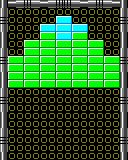

A level layout from a 2D game, rendered from its tile map. Below: a short description, then the map file with its tile-grid data intact:
An orthogonal 16x20 tile map with 8x8 px tiles, 3 tile layers (Background, Frame, Bricks), 3 tilesets.

<map version="1.4" tiledversion="1.4.2" orientation="orthogonal" renderorder="right-down" width="16" height="20" tilewidth="8" tileheight="8" infinite="0" nextlayerid="4" nextobjectid="1">
 <tileset firstgid="1" name="Patterns" tilewidth="8" tileheight="8" tilecount="25" columns="5">
  <image source="patterns.png" trans="ffffff" width="40" height="40" />
 </tileset>
 <tileset firstgid="26" name="Frame" tilewidth="8" tileheight="8" tilecount="6" columns="3">
  <image source="frame.png" width="24" height="16" />
 </tileset>
 <tileset firstgid="32" name="Bricks" tilewidth="16" tileheight="8" tilecount="10" columns="1">
  <image source="bricks.png" width="16" height="80" />
 </tileset>
 <layer id="1" name="Background" width="16" height="20">
  <data encoding="csv">
0,0,0,0,0,0,0,0,0,0,0,0,0,0,0,0,
0,6,6,6,6,6,6,6,6,6,6,6,6,6,6,0,
0,6,6,6,6,6,6,6,6,6,6,6,6,6,6,0,
0,6,6,6,6,6,6,6,6,6,6,6,6,6,6,0,
0,6,6,6,6,6,6,6,6,6,6,6,6,6,6,0,
0,6,6,6,6,6,6,6,6,6,6,6,6,6,6,0,
0,6,6,6,6,6,6,6,6,6,6,6,6,6,6,0,
0,6,6,6,6,6,6,6,6,6,6,6,6,6,6,0,
0,6,6,6,6,6,6,6,6,6,6,6,6,6,6,0,
0,6,6,6,6,6,6,6,6,6,6,6,6,6,6,0,
0,6,6,6,6,6,6,6,6,6,6,6,6,6,6,0,
0,6,6,6,6,6,6,6,6,6,6,6,6,6,6,0,
0,6,6,6,6,6,6,6,6,6,6,6,6,6,6,0,
0,6,6,6,6,6,6,6,6,6,6,6,6,6,6,0,
0,6,6,6,6,6,6,6,6,6,6,6,6,6,6,0,
0,6,6,6,6,6,6,6,6,6,6,6,6,6,6,0,
0,6,6,6,6,6,6,6,6,6,6,6,6,6,6,0,
0,6,6,6,6,6,6,6,6,6,6,6,6,6,6,0,
0,6,6,6,6,6,6,6,6,6,6,6,6,6,6,0,
0,6,6,6,6,6,6,6,6,6,6,6,6,6,6,0
</data>
 </layer>
 <layer id="2" name="Frame" width="16" height="20">
  <data encoding="csv">
26,29,30,31,30,29,30,31,31,30,29,30,31,30,29,26,
27,0,0,0,0,0,0,0,0,0,0,0,0,0,0,27,
28,0,0,0,0,0,0,0,0,0,0,0,0,0,0,28,
27,0,0,0,0,0,0,0,0,0,0,0,0,0,0,27,
26,0,0,0,0,0,0,0,0,0,0,0,0,0,0,26,
26,0,0,0,0,0,0,0,0,0,0,0,0,0,0,26,
27,0,0,0,0,0,0,0,0,0,0,0,0,0,0,27,
28,0,0,0,0,0,0,0,0,0,0,0,0,0,0,28,
27,0,0,0,0,0,0,0,0,0,0,0,0,0,0,27,
26,0,0,0,0,0,0,0,0,0,0,0,0,0,0,26,
26,0,0,0,0,0,0,0,0,0,0,0,0,0,0,26,
27,0,0,0,0,0,0,0,0,0,0,0,0,0,0,27,
28,0,0,0,0,0,0,0,0,0,0,0,0,0,0,28,
27,0,0,0,0,0,0,0,0,0,0,0,0,0,0,27,
26,0,0,0,0,0,0,0,0,0,0,0,0,0,0,26,
26,0,0,0,0,0,0,0,0,0,0,0,0,0,0,26,
27,0,0,0,0,0,0,0,0,0,0,0,0,0,0,27,
28,0,0,0,0,0,0,0,0,0,0,0,0,0,0,28,
27,0,0,0,0,0,0,0,0,0,0,0,0,0,0,27,
26,0,0,0,0,0,0,0,0,0,0,0,0,0,0,26
</data>
 </layer>
 <layer id="3" name="Bricks" width="16" height="20">
  <data encoding="csv">
0,0,0,0,0,0,0,0,0,0,0,0,0,0,0,0,
0,0,0,0,0,0,0,0,0,0,0,0,0,0,0,0,
0,0,0,0,0,0,0,33,0,0,0,0,0,0,0,0,
0,0,0,0,0,33,0,33,0,33,0,0,0,0,0,0,
0,0,0,0,0,36,0,33,0,36,0,0,0,0,0,0,
0,0,0,36,0,36,0,36,0,36,0,36,0,0,0,0,
0,0,0,36,0,36,0,36,0,36,0,36,0,0,0,0,
0,36,0,36,0,36,0,36,0,36,0,36,0,36,0,0,
0,36,0,36,0,36,0,36,0,36,0,36,0,36,0,0,
0,36,0,36,0,36,0,36,0,36,0,36,0,36,0,0,
0,36,0,36,0,36,0,36,0,36,0,36,0,36,0,0,
0,0,0,0,0,0,0,0,0,0,0,0,0,0,0,0,
0,0,0,0,0,0,0,0,0,0,0,0,0,0,0,0,
0,0,0,0,0,0,0,0,0,0,0,0,0,0,0,0,
0,0,0,0,0,0,0,0,0,0,0,0,0,0,0,0,
0,0,0,0,0,0,0,0,0,0,0,0,0,0,0,0,
0,0,0,0,0,0,0,0,0,0,0,0,0,0,0,0,
0,0,0,0,0,0,0,0,0,0,0,0,0,0,0,0,
0,0,0,0,0,0,0,0,0,0,0,0,0,0,0,0,
0,0,0,0,0,0,0,0,0,0,0,0,0,0,0,0
</data>
 </layer>
</map>
